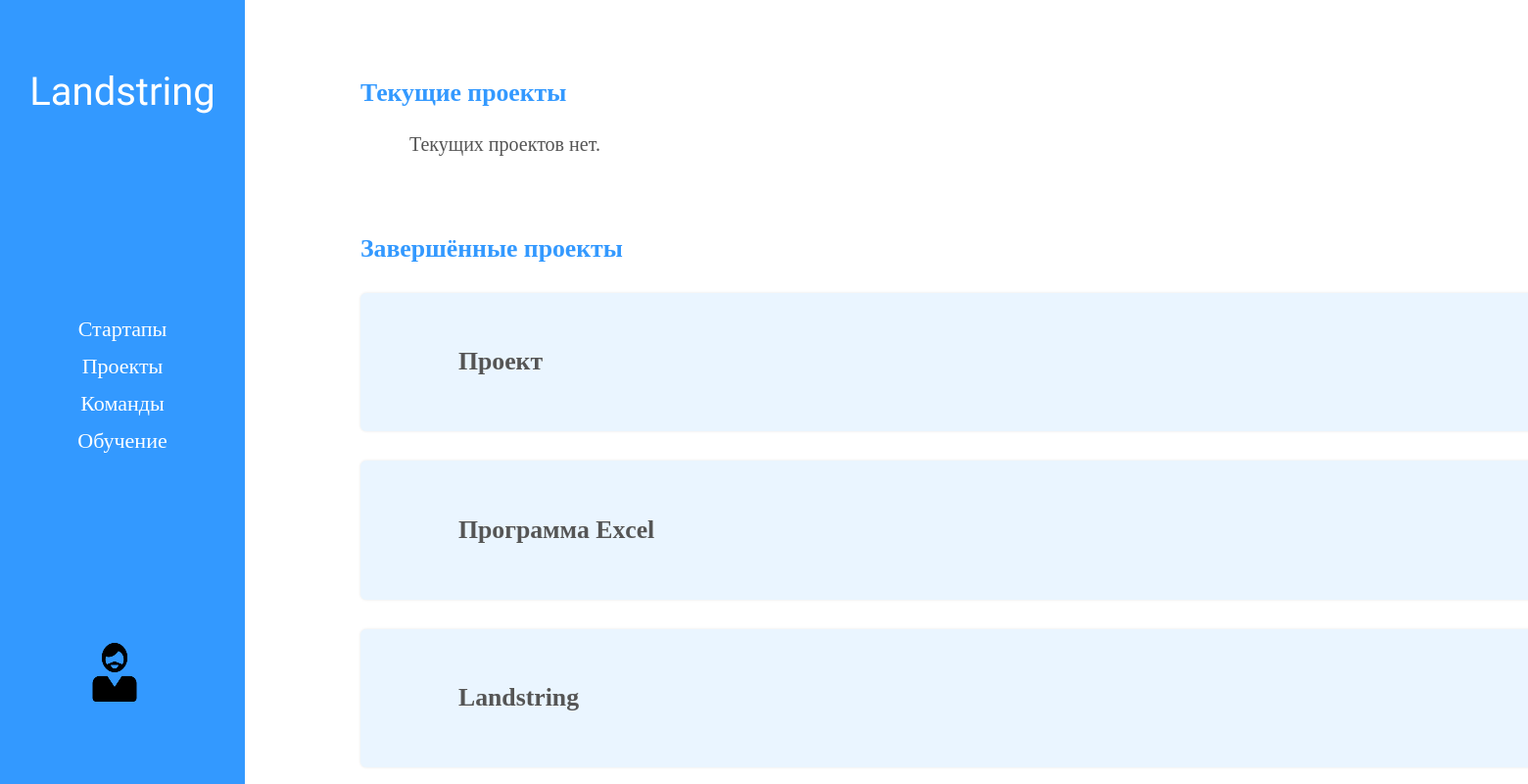
The page /projects/ (signed in) on the database as committed earlier.
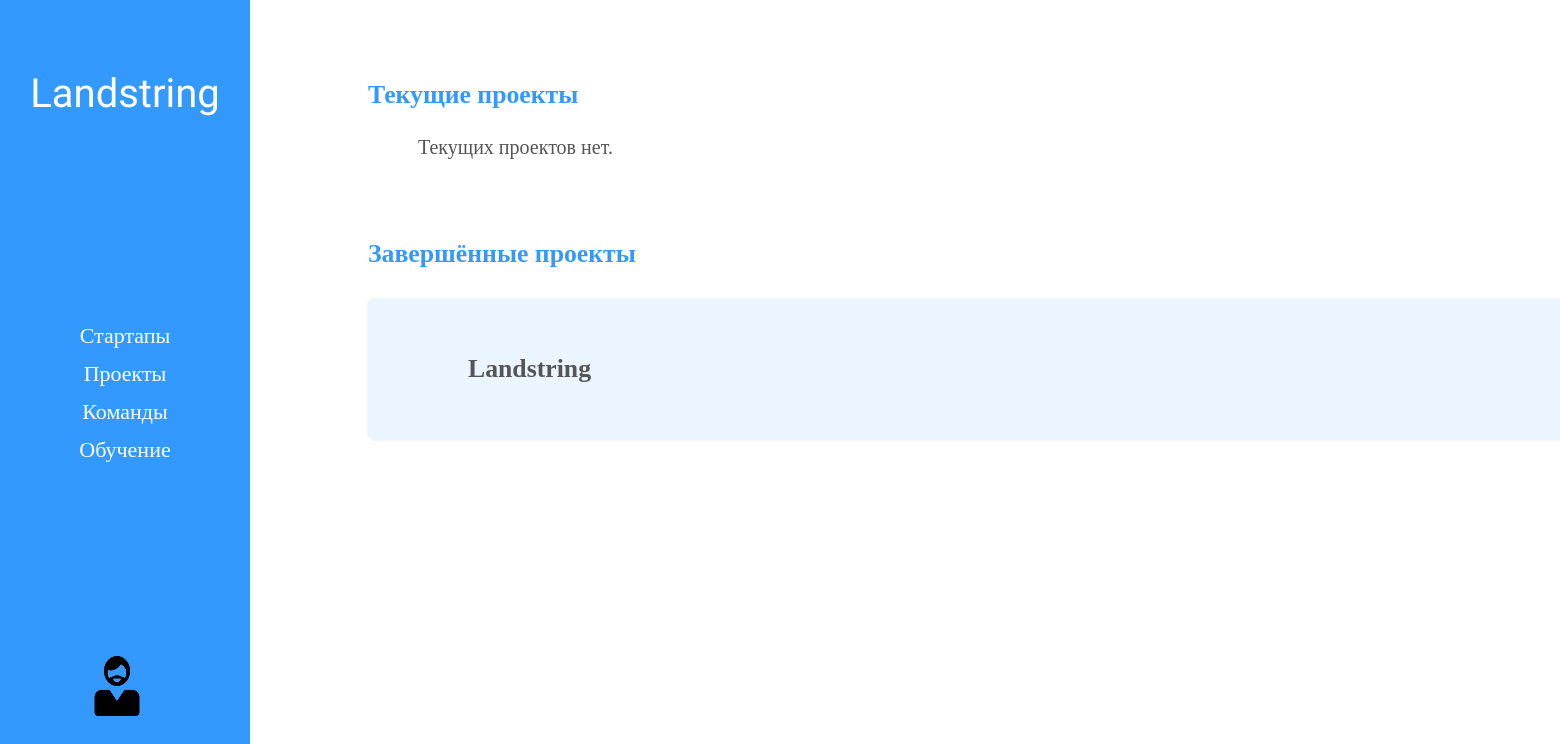
The same page on the database as committed later.
### accounts/models.py (models this page shows, shortened)
class PersonalProject(models.Model):
    name = models.CharField(verbose_name="Название проекта", max_length=100)
    description = models.TextField(verbose_name="Описание проекта")
    author = models.ForeignKey(
        settings.AUTH_USER_MODEL,
        on_delete=models.CASCADE,
    )
    completed = models.BooleanField(verbose_name="Проект выполнен")
    class Meta:
        verbose_name = "личный проект"
        verbose_name_plural = "Личные проекты"

### accounts/views.py (the view)
# urls.py: path('projects/', views.projects, name="projects"),
@login_required(login_url='login')
def projects(request):
	personal_projects = PersonalProject.objects.filter(author = request.user.id).filter(completed = False).order_by('-id')
	finished_personal_projects =  PersonalProject.objects.filter(author = request.user.id).filter(completed = True).order_by('-id')
	context = {'p_p': personal_projects, 'f_p_p':  finished_personal_projects}
	return render(request, 'accounts/projects/projects.html', context)

### accounts/templates/accounts/projects/projects.html
{% extends "accounts/main/base.html" %}
{% load static %}
{% block styles %}
<link rel="stylesheet" href="{% static 'accounts/css/projects_list.css' %}">
{% endblock styles %}
{% block content %}
<div class="main">
    <div class="projects_list">
        <h3>Текущие проекты</h3>
        {% if p_p %}
            {% for project in p_p %}
            <div class="project">
                <a href="{{ project.id }}" class="project_title">
                    <h3 class="project_title">{{ project.name }}</h3>
                </a>
            </div>
            {% endfor %}
        {% else %}
                <p class="length_0">Текущих проектов нет.</p>
        {% endif %}
    </div>
    <div class="projects_list">
        <h3>Завершённые проекты</h3>
        {% if f_p_p %}
            {% for project in f_p_p %}
            <div class="project">
                <a href="{{ project.id }}" class="project_title">
                    <h3 class="project_title">{{ project.name }}</h3>
                </a>
            </div>
            {% endfor %}
        {% else %}
                <p class="length_0">Завершённых проектов нет.</p>
        {% endif %}
    </div>
</div>
{% endblock content %}

### accounts/templates/accounts/main/base.html (shortened to what this page needs)
{% load static %}
<!DOCTYPE html>
<html lang="en">
<head>
    {% block styles %}
    {% endblock styles %}
    <link rel="stylesheet" href= "{% static 'accounts/css/style.css' %}">
</head>
<body>
    {% include "accounts/main/header.html" %}
    {% block content %}
    {% endblock %}
</body>
</html>

### accounts/templates/accounts/main/header.html (shortened to what this page needs)
{% load static %}
<div class="sidenav">
    <div class="logo">
        <a href="{% url 'home' %}">Landstring</a>
    </div>
    <nav>
        <div class="dropdown">
            <div class="dropbtn">Стартапы</div>
        </div>
        <div class="dropdown">
            <div class="dropbtn">Проекты</div>
        </div>
        <div class="dropdown">
            <div class="dropbtn">Команды</div>
        </div>
        <a href="{% url 'learning' %}">Обучение</a>
    </nav>
    <div class="user">
        <a href="{% url 'account' %}"><img src="{% static 'accounts/img/user.png' %}" alt="Не удалось загрузить картинку"></a>
    </div>
</div>

### accounts/static/accounts/css/projects_list.css (style rules this page uses)
.projects_list { margin-left: 100px; margin-top: 80px; }
.projects_list h3 { color: rgb(51, 153, 255); }
.project { margin-top: 30px; width: 1000px; padding: 30px 100px; border-radius: 6px; background-color: rgb(51, 153, 255, 0.1); box-shadow: 0 0 3px rgb(0 0 0 / 10%); }
h3.project_title { color: #555; }
a.project_title { text-decoration: none; }
p.length_0 { margin-left: 50px; font-size: 20px; color: #555; }

### accounts/static/accounts/css/style.css (style rules this page uses)
.sidenav { text-align: center; height: 100%; width: 250px; position: fixed; z-index: 1; top: 0; left: 0; background-color: #3399FF; overflow-x: hidden; padding-top: 20px; }
.logo { margin-top: 50px; }
.logo a { text-decoration: none; font-family: 'Poiret One', cursive; color: white; font-size: 40px; }
nav { margin-top: 200px; }
nav a, nav .dropdown .dropbtn { padding: 6px 8px 6px 0px; text-decoration: none; font-size: 22px; color: white; display: block; border: none; background: none; width:100%; text-align: center; cursor: pointer; outline: none; }
.main { margin-left: 250px; font-size: 22px; padding: 0px 10px; }
.user { position: fixed; left: 87px; bottom: 80px; }

Rows that differ between the two databases and show on the page:
removed PersonalProject: name "Проект"
removed PersonalProject: name "Программа Excel"
